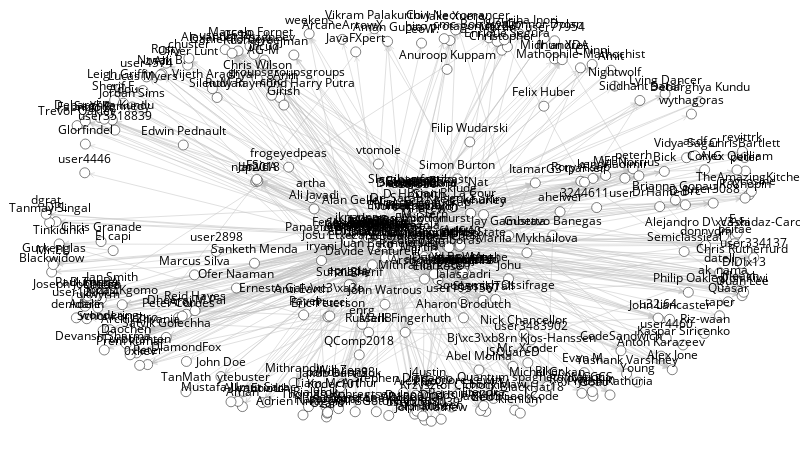

The cell this chart's notebook holds for it:
### Code cell
sn.show_graph(nodes, nlab=True)

### Figure 1 — Plotly figure (JSON) as saved in the notebook; plotly's stock layout.template omitted (floating-point values rounded to 4 significant figures; data arrays with more than 128 entries replaced by an {"elided": "..."} marker saying what was removed)
{"data": [{"hoverinfo": "none", "line": {"color": "rgb(192, 192, 192)", "width": 0.5}, "mode": "lines", "type": "scatter", "uid": "9db2517e-f85e-11e8-a3cb-0c5415a87eaa", "x": {"elided": "7320 float values"}, "y": {"elided": "7320 float values"}}, {"hoverinfo": "none", "marker": {"color": "rgb(255, 255, 255)", "line": {"color": "rgb(0, 0, 0)", "width": 0.5}, "size": 10}, "mode": "markers+text", "text": {"elided": "322 str values"}, "textfont": {"color": "rgb(0, 0, 0)"}, "textposition": "top center", "type": "scatter", "uid": "9db2517f-f85e-11e8-af64-0c5415a87eaa", "x": {"elided": "322 float values"}, "y": {"elided": "322 float values"}}], "layout": {"height": 450, "margin": {"b": 0, "l": 0, "r": 0, "t": 0}, "showlegend": false, "width": 800, "xaxis": {"showgrid": false, "showticklabels": false, "zeroline": false}, "yaxis": {"showgrid": false, "showticklabels": false, "zeroline": false}}}
